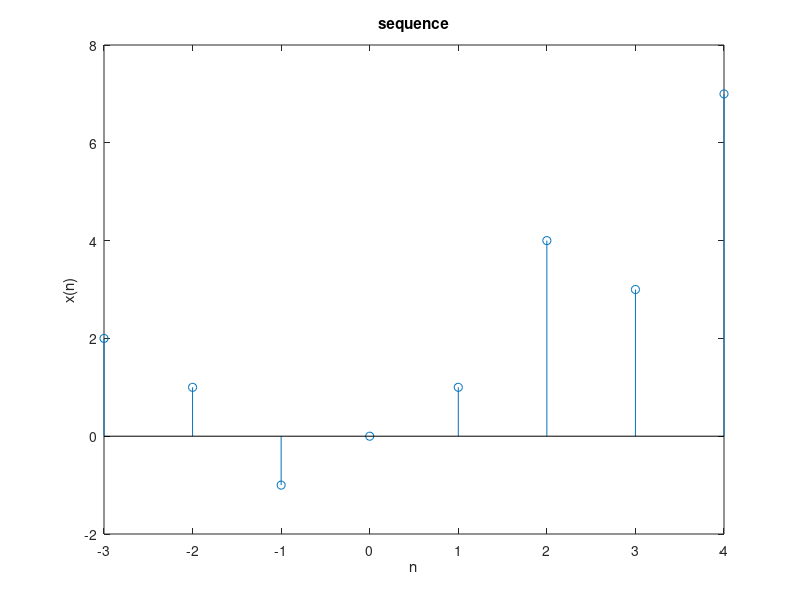

Recreate this plot in MATLAB. (Note: this script raises an error after producing the figure.)
clc 
clear all
close all

% exercise 1: types of sequences

n=[-3 -2 -1 0 1 2 3 4];
x=[2 1 -1 0 1 4 3 7];
figure, stem(n,x)
title('sequence')
xlabel('n')
ylabel('x(n)')


clear n, clear x
[x,n]=impseq(3,0,10)
figure, stem(n,x)
title('Unit sample sequence')
xlabel('n')
ylabel('delta(n-n0)')


clear n, clear x
[x,n]=stepseq(3,0,10)
figure, stem(n,x)
title('Unit step sequence')
xlabel('n')
ylabel('u(n-n0)')

clear n, clear x
n=[0:10];
x=(0.9).^n;
figure, stem(n,x)
title('real valued exponential')
xlabel('n')
ylabel('x(n)')

clear n, clear x
n=[0:10];
x=exp((2+3j).*n);
figure, stem(n,real(x))
title('complex valued exponential')
xlabel('n')
ylabel('x(n)')


clear n, clear x
n=[0:10];
x1=3*cos(0.1*pi*n+pi/3);
x2=2*sin(0.5*pi*n);
x= x1+x2; 
figure, stem(n,x)
title('sinusoidal sequence')
xlabel('n')
ylabel('x(n)')
figure, subplot(1,2,1), stem(n,x1)
xlabel('n')
ylabel('x1(n)')
subplot(1,2,2), stem(n,x2)
xlabel('n')
ylabel('x2(n)')
clear x, clear x2


P=4;
xtilde= x1'*ones(1,P)   % P columns of x', x is a row vector
xtilde=xtilde(:);      % reads matrix by column obtaining a long column vector
xtilde=xtilde';        % row vector
figure, stem(xtilde)
title('periodic sinusoidal sequence')
xlabel('n')
ylabel('x(n)')
